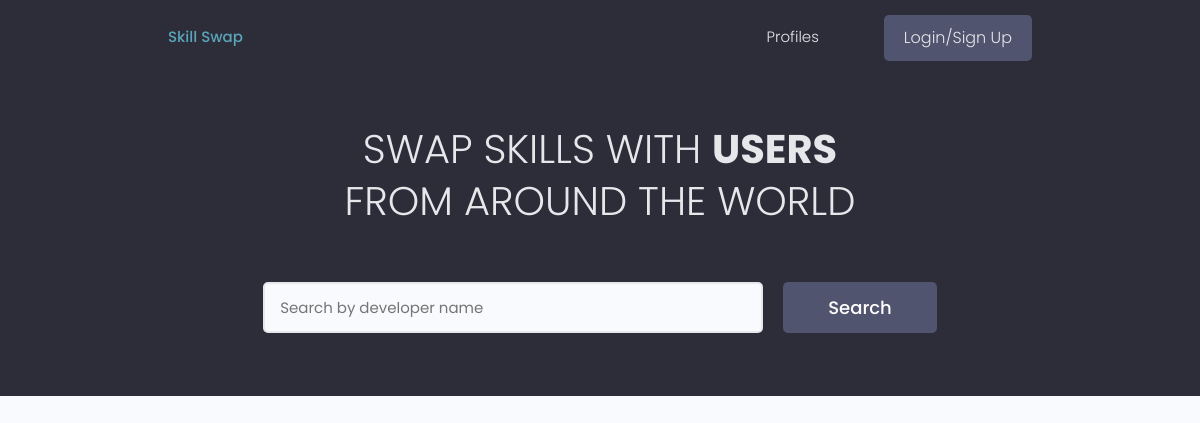
Before: / with the older database file.
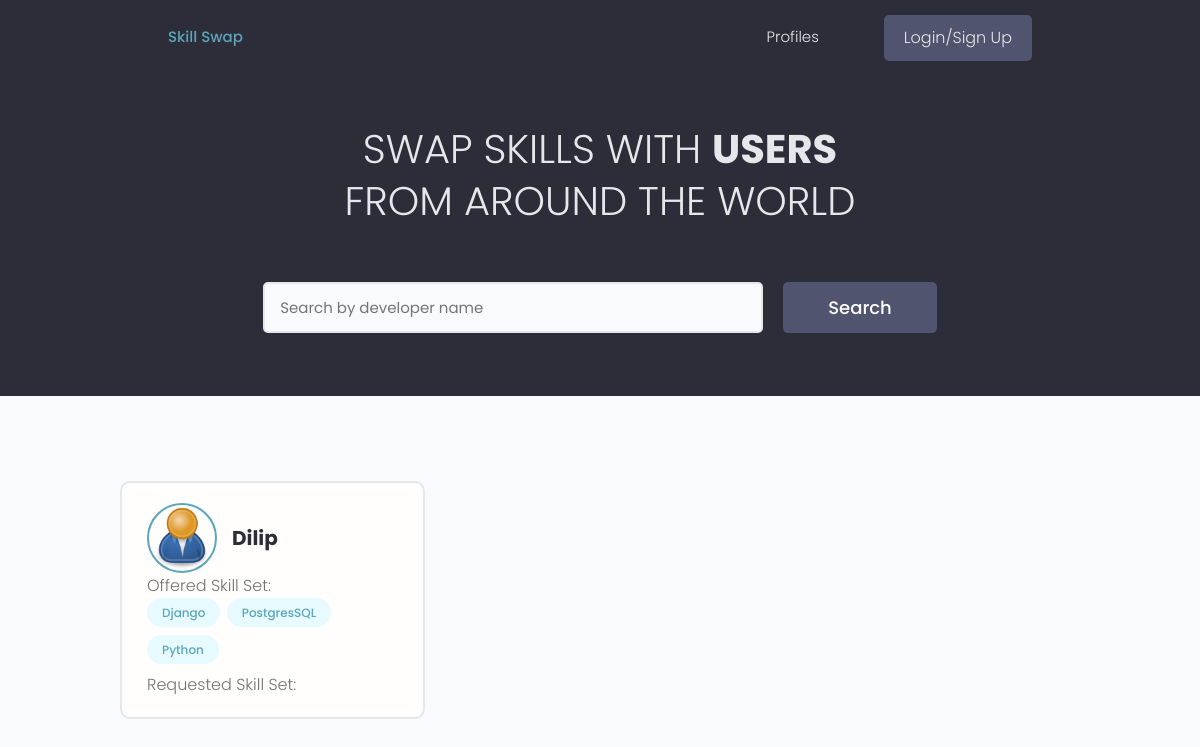
After: the same page with the newer database file.
### core/models.py (models this page shows, shortened)
class Profile(models.Model):
    user=models.OneToOneField(User,on_delete=models.CASCADE,null=True,blank=True)
    name=models.CharField(max_length=200,null=True,blank=True)
    username=models.CharField(max_length=200,null=True,blank=True)
    location=models.CharField(max_length=200,null=True,blank=True)
    PROFILE_TYPE=(('public','Public'),('private','Private'))
    AVAILABLE_OPTIONS=(('weekday','WeekDays'),('weekend','WeekEnds'),('evening','Evenings'))
    available=models.TextField(choices=AVAILABLE_OPTIONS,max_length=200)
    profile=models.TextField(choices=PROFILE_TYPE,max_length=200)
    profile_image=models.ImageField(null=True,blank=True,upload_to='profiles/',default='profiles/user-default.png')
    created=models.DateTimeField(auto_now_add=True)
    id=models.UUIDField(default=uuid.uuid4,primary_key=True,unique=True,editable=False)

class OfferedSkill(models.Model):
    owner=models.ForeignKey(Profile,null=True,blank=True,on_delete=models.CASCADE)
    name=models.CharField(max_length=200,blank=True,null=True)
    created=models.DateTimeField(auto_now_add=True)
    id=models.UUIDField(default=uuid.uuid4,primary_key=True,unique=True,editable=False)
    def __str__(self):
        return self.name

### core/views.py (the view)
# urls.py: path('',views.profiles,name='profiles'),
def profiles(request):
    profiles,search_query=searchProfiles(request)
    custom_range,profiles=paginateProfiles(request,profiles,6)
    context={'profiles':profiles,'search_query':search_query,'custom_range':custom_range}
    return render(request,"core/profiles.html",context)

### core/utils.py (called while the page is built)
def paginateProfiles(request,profiles,results):
    page=request.GET.get('page')
    paginator=Paginator(profiles,results)
    try:
        profiles=paginator.page(page)
    except PageNotAnInteger:
        page=1
        profiles=paginator.page(page)
    except EmptyPage:
        page=paginator.num_pages
        profiles=paginator.page(page)
    leftpage=int(page)-4
    if leftpage<1:
        leftpage=1
    rightpage=int(page)+5
    if rightpage>paginator.num_pages:
        rightpage=paginator.num_pages
    custom_range=range(leftpage,rightpage+1)
    return custom_range,profiles

def searchProfiles(request):
    search_query=""
    if request.GET.get('search_query'):
        search_query=request.GET.get('search_query')
    skills=OfferedSkill.objects.filter(name__icontains=search_query)
    profiles=Profile.objects.distinct().filter(profile='public')
    profiles=profiles.filter(Q(name__icontains=search_query) |
                                               Q(name__in=skills))
    return profiles,search_query

### core/templates/core/profiles.html (shortened to what this page needs)
{% extends "main.html" %}
{% block content %}
<main class="home">
    <section class="hero-section text-center">
        <div class="container container--narrow">
            <div class="hero-section__box">
                <h2>SWAP SKILLS WITH <span>USERS</span></h2>
                <h2>FROM AROUND THE WORLD</h2>
            </div>
            <div class="hero-section__search">
                <form id="searchForm" class="form" action="{% url 'profiles' %}" method="get">
                    <div class="form__field">
                        <input class="input input--text" id="formInput#search" type="text" name="search_query"
                            value="{{search_query}}" placeholder="Search by developer name" />
                    </div>
                    <input class="btn btn--sub btn--lg" type="submit" value="Search" />
                </form>
            </div>
        </div>
    </section>
    <section class="devlist">
        <div class="container">
            <div class="grid grid--three">
                {% for profile in profiles %}
                <div class="column card">
                    <div class="dev">
                        <a href="" class="card__body">
                            <div class="dev__profile">
                                <img class="avatar avatar--md" src="{{profile.profile_image.url}}" alt="image" />
                                <div class="dev__meta">
                                    <h3>{{profile.name}}</h3>
                                </div>
                            </div>
                            <div class="dev__skills">
                                <p>Offered Skill Set:</p>
                                {% for skill in profile.offeredskill_set.all|slice:"5" %}
                                <span class="tag tag--pill tag--main">
                                    <small>{{skill}}</small>
                                </span>
                                {% endfor %}
                                <p>Requested Skill Set:</p>
                            </div>
                        </a>
                    </div>
                </div>
                {% endfor %}
            </div>
        </div>
    </section>
</main>
{% endblock content %}

### templates/main.html (shortened to what this page needs)
<!DOCTYPE html>
{% load static %}
<html>
<head>
    <link rel="stylesheet" href="https://cdn.jsdelivr.net/npm/@mdi/font@7.4.47/css/materialdesignicons.min.css" />
    <link rel="stylesheet" href="{% static 'uikit/styles/uikit.css' %}" />
    <link rel="stylesheet" href="{% static 'styles/app.css' %}" />
</head>
<body>
    {% include 'navbar.html' %}
    {% block content %}
    {% endblock content %}
</body>
</html>

### templates/navbar.html (shortened to what this page needs)
{% load static %}
<header class="header">
  <div class="container container--narrow">
    <a href="{% url 'profiles' %}" class="header__logo">
      Skill Swap
    </a>
    <nav class="header__nav">
      <ul class="header__menu">
        <li class="header__menuItem"><a href="{% url 'profiles' %}">Profiles</a></li>
        {% if request.user.is_authenticated %}
        <li class="header__menuItem"><a href="{% url 'requests' %}">Requests</a></li>
        <li class="header__menuItem"><a href="{% url 'logout' %}" class="btn btn--sub">Logout</a></li>
        {% else %}
        <li class="header__menuItem"><a href="{% url 'login' %}" class="btn btn--sub">Login/Sign Up</a></li>
        {% endif %}
      </ul>
    </nav>
  </div>
</header>

### static/styles/app.css (style rules this page uses)
:root { --color-sub: #2d2d39; }
.btn--sub { background-color: var(--color-sub-light); }
.card { border: 2px solid var(--color-light); }
img { width: 100%; }
.header { position: sticky; z-index: 111; background-color: var(--color-sub); padding: 1.5rem 0; }
.header > .container { display: flex; justify-content: space-between; align-items: center; }
.header__nav > ul { display: inline-flex; align-items: center; list-style: none; gap: 6.5rem; }
.header__menuItem > a { color: var(--color-light); font-weight: 300; }
.hero-section { height: 40vh; display: flex; align-items: center; background-color: var(--color-sub); }
.hero-section__box { margin-bottom: 4rem; }
.hero-section__box > h2, .hero-section__box > h2 > span { font-size: 4rem; color: var(--color-light); line-height: 1.3; text-transform: uppercase; }
.hero-section__box > h2 { font-weight: 300; }
.hero-section__box > h2 > span { font-weight: 700; }
.hero-section__search > .form { display: flex; align-items: center; justify-content: center; gap: 2rem; }
.hero-section__search > .form input.input--text { width: 50rem; }
.devlist { margin-top: 8rem; }
.devlist .grid { align-items: stretch; }
.devlist .dev .dev__profile { display: flex; align-items: center; gap: 1.5rem; }
.devlist .dev .dev__meta h3 { color: var(--color-sub); font-size: 2rem; font-weight: 700; }

### static/uikit/styles/modules/_variables.css (style rules this page uses)
:root { --color-main: #5aa5b9; --color-main-light: #e6faff; --color-sub: #3f4156; --color-sub-light: #51546e; --color-sub-lighter: #ededfd; --color-text: #737373; --color-gray: #8b8b8b; --color-light: #e5e7eb; --color-light-gray: #767676; --color-bg: #f8fafd; --color-white: #fffefd; --color-white-light: #f3f3f3; --color-success: #359e64; --color-success-bg: #def8e8; --color-error: #fc4b0b; --color-error-bg: #fff2ee; --font-base: 'Poppins', arial, helvetica, 'Segoe UI', roboto, ubuntu, sans-serif; --font-monospace: 'Fira Code', 'Courier New', courier, monospace; --font-regular: 300; --font-medium: 500; --font-bold: 700; --generic-shadow: 1px 1px 5px #00000010; --generic-transition: all 0.3s ease-in-out; }

### static/uikit/styles/modules/_base.css (style rules this page uses)
* { margin: 0; padding: 0; box-sizing: border-box; text-rendering: optimizeLegibility; color: inherit; font-size: inherit; }
html { font-size: 50%; }
@media only screen and (min-width: 480px) { html { font-size: 56.25%; } }
@media only screen and (min-width: 1200px) { html { font-size: 62.5%; } }
body { line-height: 1.6; font-weight: 400; font-size: 1.5rem; color: var(--color-text); background-color: var(--color-bg); min-height: 100vh; }

### static/uikit/styles/modules/_typography.css (style rules this page uses)
* { font-family: var(--font-base); }
h2 { font-size: 3.6rem; font-weight: var(--font-bold); }
h3 { font-size: 3.2rem; font-weight: var(--font-medium); }
p, span, strong { font-size: 1.6rem; color: var(--color-text); font-weight: var(--font-regular); }
a { padding-bottom: 2px; text-decoration: none; display: inline-block; color: var(--color-main); font-weight: var(--font-medium); }

### static/uikit/styles/modules/_utilities.css (style rules this page uses)
.container { width: 92%; max-width: 165rem; margin: 0 auto; box-sizing: border-box; }
.container--narrow { width: 92%; max-width: 120rem; }
@media screen and (min-width: 1000px) { .container { width: 90%; } }
@media screen and (min-width: 1000px) { .container--narrow { width: 85%; } }
@media screen and (min-width: 1200px) { .container { width: 80%; } }
@media screen and (min-width: 1200px) { .container--narrow { width: 72%; } }
.text-center { text-align: center; }

### static/uikit/styles/modules/_avatar.css (style rules this page uses)
.avatar { border-radius: 50%; border: 2px solid var(--color-main); object-fit: cover; }
.avatar--md { height: 7rem; width: 7rem; }

### static/uikit/styles/modules/_button.css (style rules this page uses)
.btn { display: inline-block; position: relative; cursor: pointer; background-color: var(--color-light); font-weight: var(--font-medium); color: var(--color-sub); text-decoration: none; padding: 1rem 2rem; border-radius: 0.5rem; border: none; width: -webkit-fit-content; width: -moz-fit-content; width: fit-content; height: -webkit-fit-content; height: -moz-fit-content; height: fit-content; font-size: 1.6rem; outline-width: 0; outline-color: transparent; -webkit-backface-visibility: hidden; backface-visibility: hidden; transition: all 0.3s ease-in-out; }
.btn--sub { background-color: var(--color-sub); color: var(--color-white); }
.btn--lg { font-size: 1.8rem; padding: 1.2rem 4.5rem; }

### static/uikit/styles/modules/_card.css (style rules this page uses)
.card { border-radius: 1rem; background-color: var(--color-white); border: 1.5px solid var(--color-light); width: auto; height: auto; margin-top: 0.5rem; margin-bottom: 0.5rem; overflow: hidden; }
.card__body, .card__header { padding: 2rem 2.5rem; }

Changed rows visible on the page:
added Profile: profile_image (placeholder picture), name "Dilip"
added OfferedSkill: name "Django"
added OfferedSkill: name "PostgresSQL"
added OfferedSkill: name "Python"
